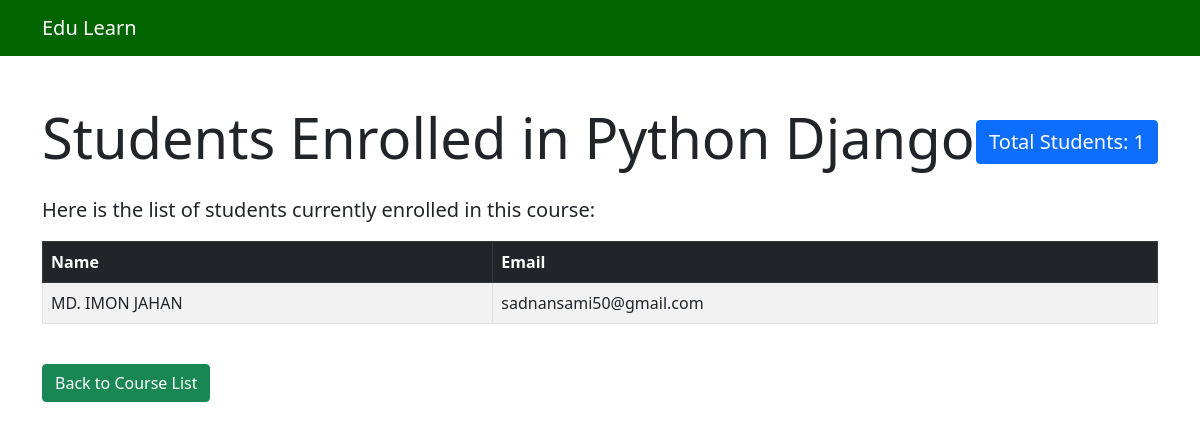
/course/3/students/ (signed in), run on the app's committed database.
### courses/models.py (models this page shows, shortened)
class Course(models.Model):
    title = models.CharField(max_length=200)
    description = models.TextField()
    duration = models.IntegerField(help_text="Duration in hours")
    thumbnail = models.ImageField(upload_to='course_thumbnails/', null=True, blank=True)
    created_at = models.DateTimeField(auto_now_add=True)

class Student(models.Model):
    name = models.CharField(max_length=200)
    email = models.EmailField(unique=True)
    enrolled_courses = models.ManyToManyField(Course, related_name='students')
    completed_lessons = models.ManyToManyField(Lesson, related_name='completed_by', blank=True)

### courses/views.py (the view)
# urls.py: path('course/<int:course_id>/students/', view_students, name='view_students'),
@login_required
def view_students(request, course_id):
    course = get_object_or_404(Course, id=course_id)
    students = course.students.all()  # Access the students related to the course
    return render(request, 'courses/view_students.html', {'course': course, 'students': students})

### courses/templates/courses/view_students.html (shortened to what this page needs)
{% load static %}
<!DOCTYPE html>
<html lang="en">
<head>
    <link rel="stylesheet" href="{% static 'courses/bootstrap/css/bootstrap.min.css' %}">
</head>
<body>
    <nav class="navbar navbar-expand-lg navbar-dark" style="background-color: #006400;">
        <div class="container">
            <a class="navbar-brand" href="{% url 'course_list' %}">Edu Learn</a>
        </div>
    </nav>
    <div class="container mt-5">
        <div class="d-flex justify-content-between align-items-center mb-3">
            <h1 class="display-4">Students Enrolled in {{ course.title }}</h1>
            <a class="btn btn-primary fs-5">Total Students: {{ students.count }}</a>
        </div>
        <p class="lead">Here is the list of students currently enrolled in this course:</p>
        <table class="table table-bordered table-striped table-hover">
            <thead class="table-dark">
                <tr>
                    <th>Name</th>
                    <th>Email</th>
                </tr>
            </thead>
            <tbody>
                {% for student in students %}
                    <tr>
                        <td>{{ student.name }}</td>
                        <td>{{ student.email }}</td>
                    </tr>
                {% empty %}
                    <tr>
                        <td colspan="2" class="text-center">No students enrolled yet.</td>
                    </tr>
                {% endfor %}
            </tbody>
        </table>
        <a href="{% url 'course_list' %}" class="btn btn-success mt-4">Back to Course List</a>
    </div>
</body>
</html>

### data on the page
Course: title "Python Django"
Student: name "MD. IMON JAHAN", email "sadnansami50@gmail.com"

### other printed values
{{ students.count }} "1"
